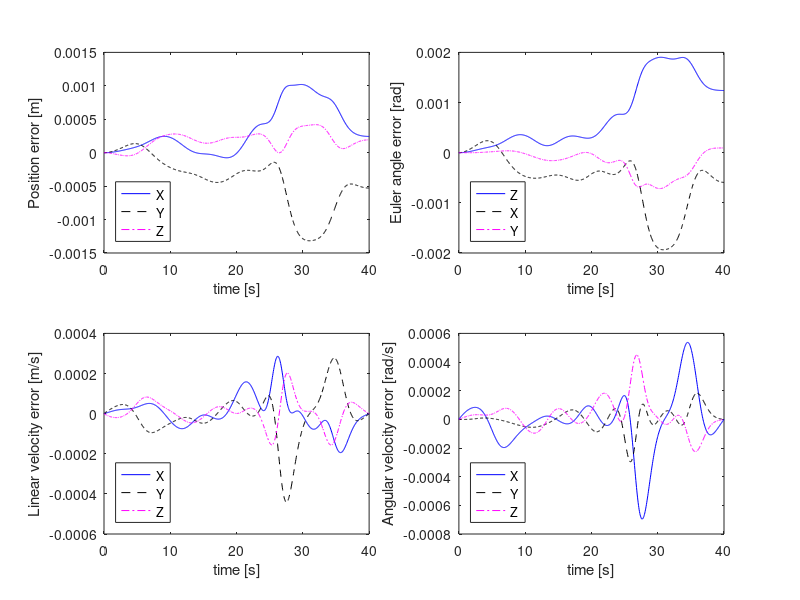
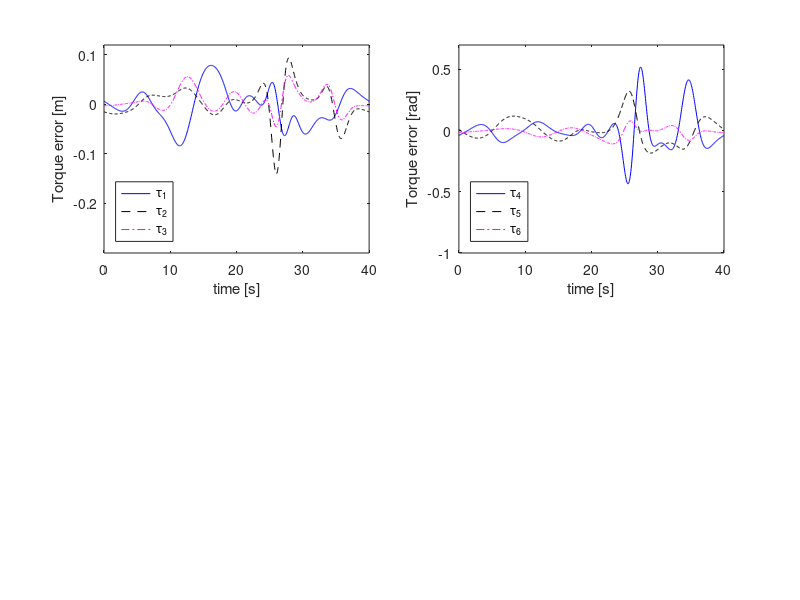

MATLAB code for these plots, in order:
clear all; close all; clc;

num_arm_joints = 6;
num_rw_joints = 4;
num_joints = num_arm_joints + num_rw_joints;

load('timevar_1.dat');
statevar_1 = load('statevar_1.dat');
statevar_2 = load('statevar_2.dat');
rms_error_pose = [];
rms_error_twist = [];
rms_error_torque = [];
figure(1);
set(gcf,'units','pixels','Position',[0, 0, 1366, 768]); 
plot_type = {'b', 'k--', 'm-.'};

for curr_dir = 1 : 6
    % Base pose
    figure(1)
    subplot(2, 2, fix((curr_dir - 1) / 3) + 1);
    plot(timevar_1, (statevar_1(:, curr_dir) - statevar_2(:, curr_dir)), plot_type{mod(curr_dir - 1, 3) + 1});
    hold on;
    rms_error_pose = [rms_error_pose, rms(statevar_1(:, curr_dir) - statevar_2(:, curr_dir))];
    % Base twist
    subplot(2, 2, fix((curr_dir - 1) / 3) + 3);
    curr_col = 6 + curr_dir + num_joints;
    plot(timevar_1, (statevar_1(:, curr_col) - statevar_2(:, curr_col)), plot_type{mod(curr_dir - 1, 3) + 1});
    hold on;
    rms_error_twist = [rms_error_twist, rms(statevar_1(:, curr_col) - statevar_2(:, curr_col))];
end
figure(1);
subplot(2, 2, 1);
xlabel('time [s]'); ylabel('Position error [m]');
legend('X', 'Y', 'Z', 'Location', 'SouthWest');

subplot(2, 2, 2);
xlabel('time [s]'); ylabel('Euler angle error [rad]');
legend('Z', 'X', 'Y', 'Location', 'SouthWest');

subplot(2, 2, 3);
xlabel('time [s]'); ylabel('Linear velocity error [m/s]');
legend('X', 'Y', 'Z', 'Location', 'SouthWest');

subplot(2, 2, 4);
xlabel('time [s]'); ylabel('Angular velocity error [rad/s]');
legend('X', 'Y', 'Z', 'Location', 'SouthWest');

% Joint torque
tor_1 = load('tor_1.dat');
tor_2 = load('tor_2.dat');
figure(2);
set(gcf,'units','pixels','Position',[0, 0, 1366, 768]);

for curr_joint = 1 : num_arm_joints
    subplot(2, 2, fix((curr_joint - 1) / 3) + 1);
    plot(timevar_1, tor_1(:, curr_joint) - tor_2(:, curr_joint), plot_type{mod(curr_joint - 1, 3) + 1});
    hold on;
    rms_error_torque = [rms_error_torque, rms(tor_1(:, curr_joint) - tor_2(:, curr_joint))];
end

figure(2);
subplot(2, 2, 1);
xlabel('time [s]'); ylabel('Torque error [m]');
axis([-Inf Inf -0.3 0.12]);
legend('\tau_{1}', '\tau_{2}', '\tau_{3}', 'Location', 'SouthWest');

subplot(2, 2, 2);
xlabel('time [s]'); ylabel('Torque error [rad]');
axis([-Inf Inf -1 0.7]);
legend('\tau_{4}', '\tau_{5}', '\tau_{6}', 'Location', 'SouthWest');
